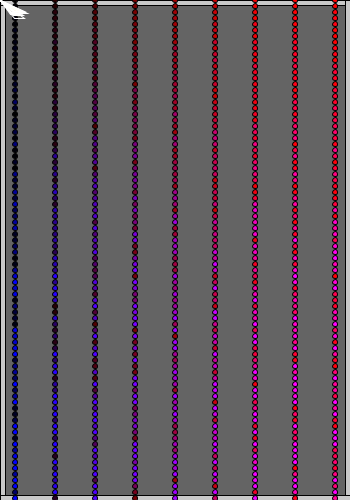
Frame 1 (no input)
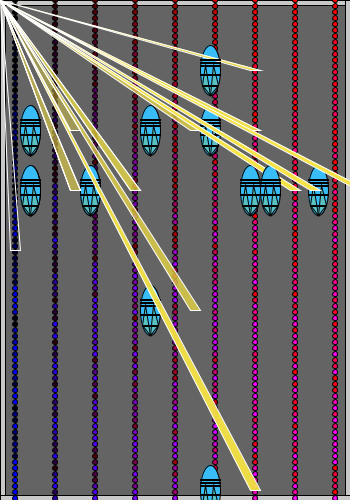
Frame 60 (the mouse pressed at the canvas centre just before this capture)
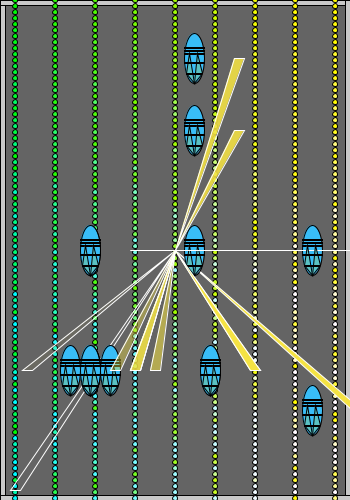
Frame 120 (the mouse held since frame 60 and released just before this capture)

The Processing sketch that drew these frames (run headless with seeded random() and noise(); from frame 60 on, the mouse is pressed at the canvas centre):

// Processing sketch: processing_43451
// ── processing_43451.pde

Graph myGraph1;
Graph myGraph2;
Graph myGraph3;
Graph myGraph4;
Graph myGraph5;
Graph myGraph6;
Graph myGraph7;
Graph myGraph8;
Graph myGraph9;
Graph myGraph10;
Graph myGraph11;
Graph myGraph12;
Graph myGraph13;
Graph myGraph14;
Graph myGraph15;
Graph myGraph16;







void setup() {
  size(350, 500);


  myGraph1= new Graph(mouseX, mouseY, 1, 2);
  myGraph2= new Graph(mouseX, mouseY, 2, 3);
  myGraph3= new Graph(mouseX, mouseY, 3, 5);
  myGraph4= new Graph(mouseX, mouseY, 4, 2);
  myGraph5= new Graph(mouseX, mouseY, 2, 3);
  myGraph6= new Graph(mouseX, mouseY, 1, 3);
  myGraph7= new Graph(mouseX, mouseY, 0, 4);
  myGraph8= new Graph(mouseX, mouseY, 4, 8);
  myGraph9= new Graph(mouseX, mouseY, 1, 2);
  myGraph10= new Graph(mouseX, mouseY, 6, 3);
  myGraph11= new Graph(mouseX, mouseY, 3, 2);
  myGraph12= new Graph(mouseX, mouseY, 1, 3);
  myGraph13= new Graph(mouseX, mouseY, 7, 3);
  myGraph14= new Graph(mouseX, mouseY, 5, 3);
  myGraph15= new Graph(mouseX, mouseY, 1, 3);
  myGraph16= new Graph(mouseX, mouseY, 4, 1);
}

void draw() {
  background(100);


  fill(200);
  rect(0, 0, 5, height);
  rect(0, 0, width, 5);
  rect(width, 0, -5, height);
  rect(0, height, width, -5);

  for (int i=0; i<width;  i=i+40) {
    for (int y=0; y<height; y=y+6) {

      fill(i, mouseY, random(y));
      ellipse(i+15, y, 5, 5);
    }
  }

  myGraph1.move();
  myGraph1.drawGraph();
  myGraph2.move();
  myGraph2.drawGraph();
  myGraph3.move();
  myGraph3.drawGraph();
  myGraph4.move();
  myGraph4.drawGraph();
  myGraph5.move();
  myGraph5.drawGraph();
  myGraph6.move();
  myGraph6.drawGraph();
  myGraph7.move();
  myGraph7.drawGraph();
  myGraph8.move();
  myGraph8.drawGraph();
  myGraph9.move();
  myGraph9.drawGraph();
  myGraph10.move();
  myGraph10.drawGraph();
  myGraph11.move();
  myGraph11.drawGraph();
  myGraph12.move();
  myGraph12.drawGraph();
  myGraph13.move();
  myGraph13.drawGraph();
  myGraph14.move();
  myGraph14.drawGraph();
  myGraph15.move();
  myGraph15.drawGraph();
  myGraph16.move();
  myGraph16.drawGraph();
}


// adding things here like "sring file" for image
class Graph {
  float x;
  float y;
  float xspeed;
  float yspeed;



  Graph( float temptX, float tempY, float temptxSpeed, float temptySpeed) {
    x=temptX;
    y=tempY;
    xspeed=temptxSpeed;
    yspeed=temptySpeed;
  }


  void move() {
    x+=xspeed;
    y+=yspeed;
    if ((x>= width) || (x<= 0)) {
      xspeed *= -1;
    }
    if ((y>= height) || (y<= 0)) {
      yspeed *= -1;
    }
  }

  void drawGraph() {


    fill(57, 189, 247);

    ellipse(x-30, y+10, 20, 50);
    fill(245, 227, 67, x);
    stroke(255);
    triangle(mouseX, mouseY, x+20, y+10, x+10, y+10);

    fill(0);
    stroke(0);
    rect(x-40, y+5, 20, 1);
    rect(x-40, y+2, 20, 1);
    rect(x-40, y-1, 20, 1);
    fill(90, 193, 194);
    stroke(0);
    triangle(x-38, y+25, x-35, y+5, x-30, y+35);
    triangle(x-30, y+35, x-27, y+5, x-22, y+25);
    rect(x-38, y+25, 15, 1);
    rect(x-40, y+14, 20, 1);
  }
}
                
